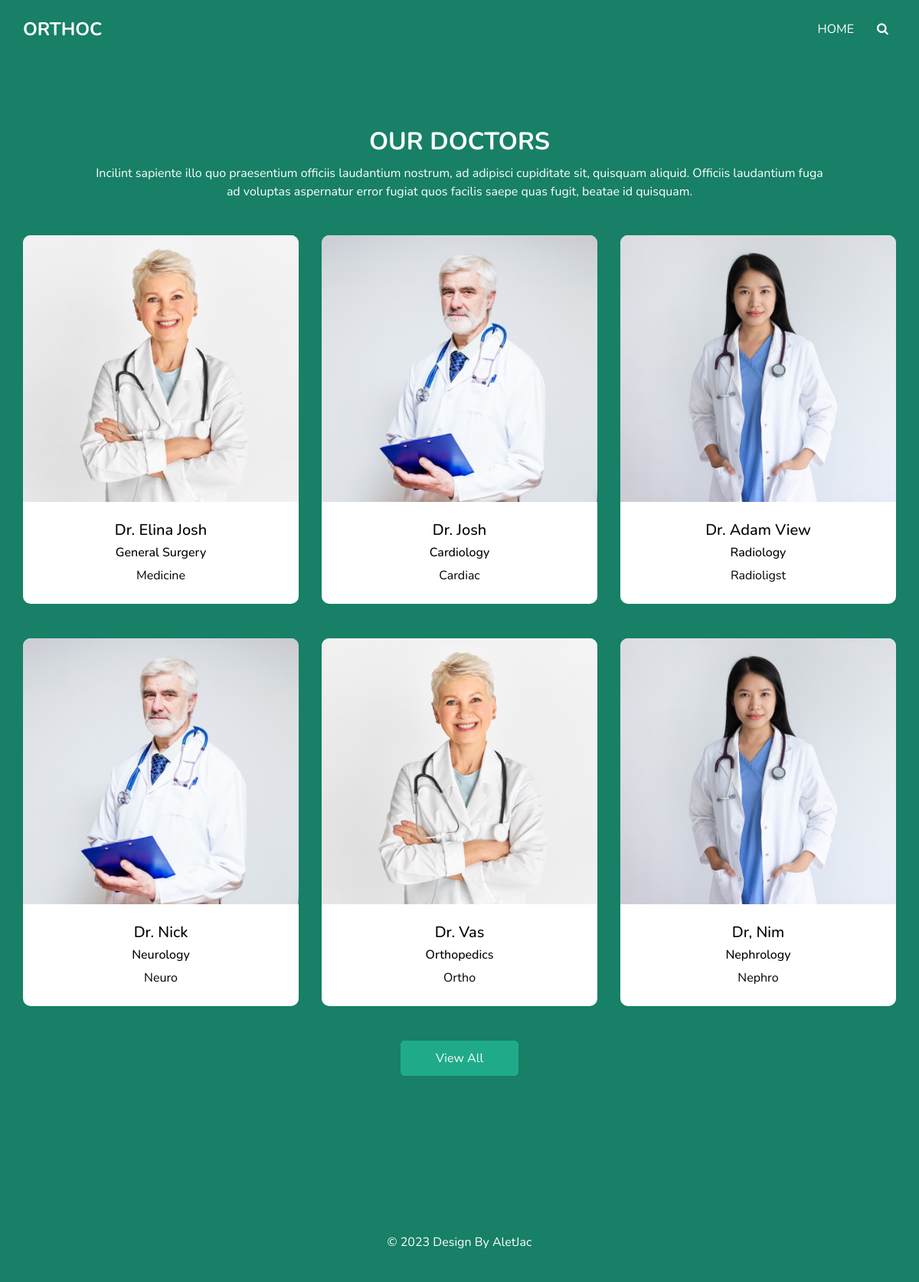
The app's page /doctors/ with its own data.
### hospitalapp/models.py (models this page shows, shortened)
class Doctors(models.Model):
    doc_img = models.ImageField(upload_to='images1')
    doc_name = models.CharField(max_length=255)
    dep_name = models.ForeignKey(Departments, on_delete=models.CASCADE)
    doc_spec = models.CharField(max_length=255)

class Departments(models.Model):
    dep_img = models.ImageField(upload_to='images')
    dep_name = models.CharField(max_length=100)
    dep_desc = models.TextField()
    def __str__(self):
        return self.dep_name

### hospitalapp/views.py (the view)
# urls.py: path('doctors/', views.doctors, name='doctors'),
def doctors(request):
    obj1 = Doctors.objects.all()
    return render(request, 'doctors.html', {'result1': obj1})

### templates/doctors.html (shortened to what this page needs)
{% load static %}
<!DOCTYPE html>
<html>
<head>
  <link rel="stylesheet" type="text/css" href="{% static 'css/bootstrap.css' %}" />
  <link rel="stylesheet" type="text/css" href="{% static 'https://cdnjs.cloudflare.com/ajax/libs/OwlCarousel2/2.3.4/assets/owl.carousel.min.css' %}" />
  <link href="{% static 'css/font-awesome.min.css' %}" rel="stylesheet" />
  <link href="{% static 'css/style.css' %}" rel="stylesheet" />
  <link href="{% static 'css/responsive.css' %}" rel="stylesheet" />
</head>
<body class="sub_page">
  <div class="hero_area">
    <header class="header_section">
      <div class="container">
        <nav class="navbar navbar-expand-lg custom_nav-container ">
          <a class="navbar-brand" href="index.html">
            <span>
              Orthoc
            </span>
          </a>
          <div class="collapse navbar-collapse" id="navbarSupportedContent">
            <ul class="navbar-nav">
              <li class="nav-item">
                <a class="nav-link" href="{% url 'home' %}">Home </a>
              </li>
              <form class="form-inline">
                <button class="btn  my-2 my-sm-0 nav_search-btn" type="submit">
                  <i class="fa fa-search" aria-hidden="true"></i>
                </button>
              </form>
            </ul>
          </div>
        </nav>
      </div>
    </header>
  </div>
  <section class="doctor_section layout_padding">
    <div class="container">
      <div class="heading_container heading_center">
        <h2>
          Our Doctors
        </h2>
        <p class="col-md-10 mx-auto px-0">
          Incilint sapiente illo quo praesentium officiis laudantium nostrum, ad adipisci cupiditate sit, quisquam aliquid. Officiis laudantium fuga ad voluptas aspernatur error fugiat quos facilis saepe quas fugit, beatae id quisquam.
        </p>
      </div>
      <div class="row">
        {% for i in result1 %}
        <div class="col-sm-6 col-lg-4 mx-auto">
          <div class="box">
            <div class="img-box">
              <img src="{{i.doc_img.url}}" alt="">
            </div>
            <div class="detail-box">
              <h5>
                {{i.doc_name}}
              </h5>
              <h6 class="">{{i.dep_name}}</h6>
              <h7>{{i.doc_spec}}</h7>
            </div>
          </div>
        </div>
        {% endfor %}
      </div>
      <div class="btn-box">
        <a href="">
          View All
        </a>
      </div>
    </div>
  </section>
  <footer class="footer_section">
    <div class="container">
      <div class="row">
      </div>
      <div class="footer-info">
        <p>
            &copy; <span id="displayYear"></span> Design By
            <a href="https://themewagon.com/">AletJac</a>
        </p>
      </div>
    </div>
  </footer>
</body>
</html>

### static/css/style.css (style rules this page uses)
body { font-family: 'Nunito', sans-serif; color: #000000; background-color: #fefefe; overflow-x: hidden; }
.layout_padding { padding: 90px 0; }
.heading_container { display: -webkit-box; display: -ms-flexbox; display: flex; -webkit-box-orient: vertical; -webkit-box-direction: normal; -ms-flex-direction: column; flex-direction: column; -webkit-box-align: start; -ms-flex-align: start; align-items: flex-start; }
.heading_container h2 { position: relative; font-weight: bold; margin-bottom: 0; text-transform: uppercase; }
.heading_container p { margin-top: 10px; margin-bottom: 0; }
.heading_container.heading_center { -webkit-box-align: center; -ms-flex-align: center; align-items: center; text-align: center; }
a, a:hover, a:focus { text-decoration: none; }
.btn, .btn:focus { outline: none !important; -webkit-box-shadow: none; box-shadow: none; }
.hero_area { position: relative; min-height: 100vh; display: -webkit-box; display: -ms-flexbox; display: flex; -webkit-box-orient: vertical; -webkit-box-direction: normal; -ms-flex-direction: column; flex-direction: column; }
.sub_page .hero_area { min-height: auto; background-color: #178066; }
.header_section { padding: 15px 0; }
.navbar-brand span { font-weight: bold; font-size: 24px; color: #ffffff; text-transform: uppercase; }
.custom_nav-container { padding: 0; }
.custom_nav-container .navbar-nav { margin-left: auto; }
.custom_nav-container .navbar-nav .nav-item .nav-link { padding: 5px 20px; color: #ffffff; text-align: center; text-transform: uppercase; border-radius: 5px; -webkit-transition: all 0.3s; transition: all 0.3s; }
.custom_nav-container .nav_search-btn { width: 35px; height: 35px; padding: 0; border: none; color: #ffffff; }
.doctor_section { background: #178066; }
.doctor_section .heading_container { color: #ffffff; }
.doctor_section .box { display: -webkit-box; display: -ms-flexbox; display: flex; -webkit-box-orient: vertical; -webkit-box-direction: normal; -ms-flex-direction: column; flex-direction: column; overflow: hidden; margin-top: 45px; border-radius: 10px; overflow: hidden; background: #ffffff; }
.doctor_section .box .img-box { width: 100%; }
.doctor_section .box .img-box img { width: 100%; }
.doctor_section .box .detail-box { width: 100%; padding: 25px 15px; text-align: center; position: relative; }
.doctor_section .btn-box { display: -webkit-box; display: -ms-flexbox; display: flex; -webkit-box-pack: center; -ms-flex-pack: center; justify-content: center; margin-top: 45px; }
.doctor_section .btn-box a { display: inline-block; padding: 10px 45px; background-color: #1fab89; color: #ffffff; border-radius: 5px; -webkit-transition: all 0.3s; transition: all 0.3s; border: 1px solid #1fab89; }
.footer_section { background: #178066; color: #ffffff; padding: 60px 0 15px 0; position: relative; }
.footer_section .footer-info { text-align: center; }
.footer_section .footer-info p { color: #ffffff; padding: 25px 0; margin: 0; }
.footer_section .footer-info p a { color: inherit; }

### static/css/responsive.css (style rules this page uses)
@media (min-width: 1200px) { .container { max-width: 1170px; } }

### records on screen
Doctors: doc_img (picture), doc_name "Dr. Elina Josh", dep_name "General Surgery", doc_spec "Medicine"
Doctors: doc_img (picture), doc_name "Dr. Josh", dep_name "Cardiology", doc_spec "Cardiac"
Doctors: doc_img (picture), doc_name "Dr. Adam View", dep_name "Radiology", doc_spec "Radioligst"
Doctors: doc_img (picture), doc_name "Dr. Nick", dep_name "Neurology", doc_spec "Neuro"
Doctors: doc_img (picture), doc_name "Dr. Vas", dep_name "Orthopedics", doc_spec "Ortho"
Doctors: doc_img (picture), doc_name "Dr, Nim", dep_name "Nephrology", doc_spec "Nephro"
